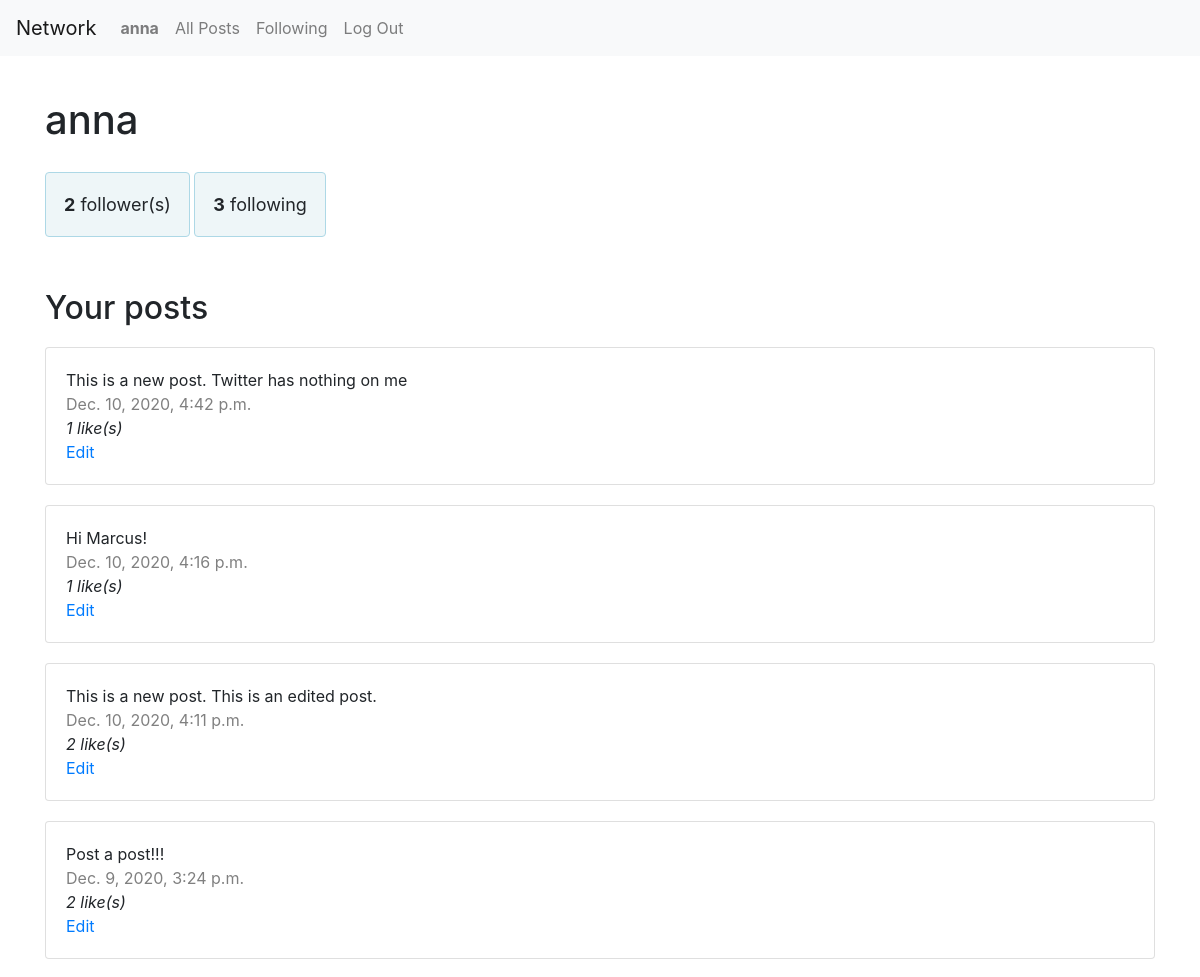
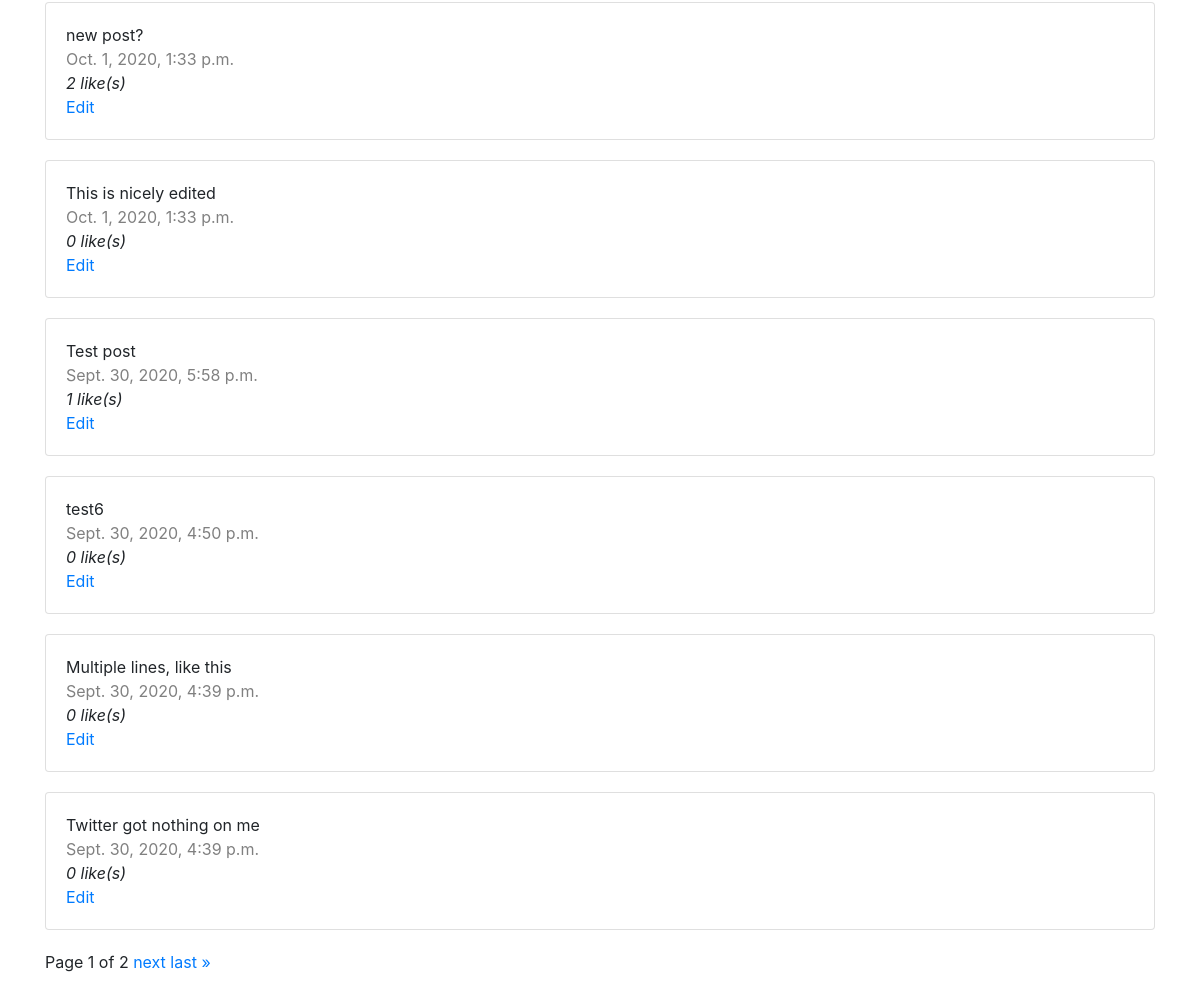
The app's page /user/anna (signed in) with its own data (2 pictures, top to bottom).
### network/models.py (models this page shows, shortened)
class User(AbstractUser):
    likes = models.ManyToManyField("Post", blank=True, related_name="liked_post")
    followers = models.ManyToManyField("self", blank="True", symmetrical=False, related_name="following")

class Post(models.Model):
    user = models.ForeignKey(User, on_delete=models.CASCADE)
    text = models.TextField(max_length=240)
    likes = models.ManyToManyField(User, blank=True, related_name="liked_user")
    timestamp = models.DateTimeField(auto_now_add=True)

### network/views.py (the view)
# urls.py: path("user/<username>", views.profile, name="profile"),
def profile(request, username):
    user = User.objects.get(username=username)
    posts = Post.objects.filter(user=user).order_by("-timestamp")
    paginator = Paginator(posts, 10)
    page_number = request.GET.get('page')
    page_obj = paginator.get_page(page_number)
    follower_count = User.objects.all().filter(following=user.id).count()
    following_count = User.objects.all().filter(followers=user.id).count()
    return render(request, "network/profile.html", {
        "page_obj": page_obj,
        "profile": user,
        "follower_count": follower_count,
        "following_count": following_count
    })

### network/templates/network/profile.html (shortened to what this page needs)
{% extends "network/layout.html" %}
{% block body %}
<div class="name">
    <div>
        <h1>{{ profile.username }}</h1>
    </div>
</div>
<div class="row">
    <div class="container">
        <div class="follows card">
            <span id="followerCount">{{ follower_count }}</span> follower(s)
        </div>
        <div class="follows card">
            <span id="followingCount">{{ following_count }}</span> following
        </div>
    </div>
</div>
<div class="own-posts" data-id="{{ user.id }}">
    {% if request.user == profile %}
    <h2>Your posts</h2>
    {% else %}
    <h2>{{ profile.username }}'s posts</h2>
    {% endif %}
    {% for post in page_obj %}
        <div class="card" id="post-{{ post.id }}">
            <span id="text">{{ post.text }}</span>
            <span id="timestamp">{{ post.timestamp }}</span>
            <span id="likes">
                <span class="likescount" data-id="{{ post.likes.count }}"
                {% if request.user in post.likes.all %}
                data-is_liked="yes"
                {% else %}
                data-is_liked="no"
                {% endif %}>
                {{ post.likes.count }}
                </span> like(s)
            </span>
            {% if post.user == request.user %}<a href="" onclick="return editPost(this)" id="edit" data-id="{{ post.id }}">Edit</a>
            {% endif %}
        </div>
        {% endfor %}
</div>
<div class="pagination">
    <span class="step-links">
        <span class="current">
            Page {{ page_obj.number }} of {{ page_obj.paginator.num_pages }}
        </span>
        {% if page_obj.has_next %}
            <a href="?page={{ page_obj.next_page_number }}">next</a>
            <a href="?page={{ page_obj.paginator.num_pages }}">last &raquo;</a>
        {% endif %}
    </span>
</div>
{% endblock %}

### network/templates/network/layout.html (shortened to what this page needs)
{% load static %}
<!DOCTYPE html>
<html lang="en">
    <head>
        <link rel="stylesheet" href="https://stackpath.bootstrapcdn.com/bootstrap/4.4.1/css/bootstrap.min.css">
        <link href="{% static 'network/styles.css' %}" rel="stylesheet">
    </head>
    <body>
        <nav class="navbar navbar-expand-lg navbar-light bg-light">
            <a class="navbar-brand" href="/">Network</a>
            <div>
              <ul class="navbar-nav mr-auto">
                {% if user.is_authenticated %}
                    <li class="nav-item">
                        <a class="nav-link" href="{% url 'profile' user.username %}"><strong>{{ request.user.username }}</strong></a>
                    </li>
                {% endif %}
                <li class="nav-item">
                  <a class="nav-link" href="{% url 'index' %}">All Posts</a>
                </li>
                {% if user.is_authenticated %}
                    <li class="nav-item">
                        <a class="nav-link" href="{% url 'following' user.username %}">Following</a>
                    </li>
                    <li class="nav-item">
                        <a class="nav-link" href="{% url 'logout' %}">Log Out</a>
                    </li>
                {% endif %}
              </ul>
            </div>
          </nav>
        <div class="container">
            {% block body %}
            {% endblock %}
        </div>
    </body>
</html>

### network/static/network/styles.css (style rules this page uses)
.card { padding: 20px; margin: 20px 0; }
#timestamp { color: grey; }
.pagination { margin-bottom: 2em; }
.follows { font-size: large; border: 1px solid lightblue; background-color: rgba(224, 239, 243, 0.555); text-align: center; padding: 1em; display: inline-block; }
#followerCount, #followingCount { font-weight: bold; }
h1, h2 { margin-top: 1em; }
.name > div { display: inline-block; }
#likes { font-style: italic; }

### records on screen
User: user.username "anna", username "anna"
Post: text "This is a new post. Twitter has nothing on me", timestamp "Dec. 10, 2020, 4:42 p.m.", likes.count "1"
Post: text "Hi Marcus!", timestamp "Dec. 10, 2020, 4:16 p.m.", likes.count "1"
Post: text "This is a new post. This is an edited post.", timestamp "Dec. 10, 2020, 4:11 p.m.", likes.count "2"
Post: text "Post a post!!!", timestamp "Dec. 9, 2020, 3:24 p.m.", likes.count "2"
Post: text "new post?", timestamp "Oct. 1, 2020, 1:33 p.m.", likes.count "2"
Post: text "This is nicely edited", timestamp "Oct. 1, 2020, 1:33 p.m.", likes.count "0"
Post: text "Test post", timestamp "Sept. 30, 2020, 5:58 p.m.", likes.count "1"
Post: text "test6", timestamp "Sept. 30, 2020, 4:50 p.m.", likes.count "0"
Post: text "Multiple lines, like this", timestamp "Sept. 30, 2020, 4:39 p.m.", likes.count "0"
Post: text "Twitter got nothing on me", timestamp "Sept. 30, 2020, 4:39 p.m.", likes.count "0"

### other values on screen
{{ follower_count }} "2"
{{ following_count }} "3"
{{ page_obj.number }} "1"
{{ page_obj.paginator.num_pages }} "2"
